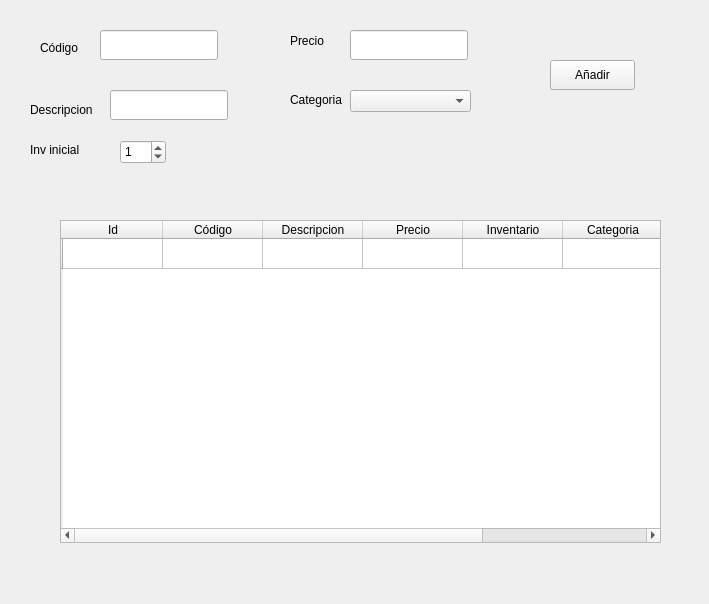
<?xml version="1.0" encoding="UTF-8"?>
<ui version="4.0">
 <class>interfazProductosNew</class>
 <widget class="QWidget" name="interfazProductosNew">
  <property name="geometry">
   <rect>
    <x>0</x>
    <y>0</y>
    <width>709</width>
    <height>604</height>
   </rect>
  </property>
  <property name="minimumSize">
   <size>
    <width>709</width>
    <height>604</height>
   </size>
  </property>
  <property name="maximumSize">
   <size>
    <width>709</width>
    <height>604</height>
   </size>
  </property>
  <property name="windowTitle">
   <string>Productos</string>
  </property>
  <widget class="QLineEdit" name="lineEdit_Codigo">
   <property name="geometry">
    <rect>
     <x>100</x>
     <y>30</y>
     <width>118</width>
     <height>30</height>
    </rect>
   </property>
   <property name="sizePolicy">
    <sizepolicy hsizetype="Maximum" vsizetype="Maximum">
     <horstretch>0</horstretch>
     <verstretch>0</verstretch>
    </sizepolicy>
   </property>
  </widget>
  <widget class="QLabel" name="label_codigo">
   <property name="geometry">
    <rect>
     <x>40</x>
     <y>40</y>
     <width>51</width>
     <height>16</height>
    </rect>
   </property>
   <property name="sizePolicy">
    <sizepolicy hsizetype="Minimum" vsizetype="Maximum">
     <horstretch>0</horstretch>
     <verstretch>0</verstretch>
    </sizepolicy>
   </property>
   <property name="text">
    <string>Código</string>
   </property>
  </widget>
  <widget class="QLabel" name="label_precio">
   <property name="geometry">
    <rect>
     <x>290</x>
     <y>30</y>
     <width>51</width>
     <height>21</height>
    </rect>
   </property>
   <property name="text">
    <string>Precio</string>
   </property>
  </widget>
  <widget class="QLineEdit" name="lineEdit_descripcion">
   <property name="geometry">
    <rect>
     <x>110</x>
     <y>90</y>
     <width>118</width>
     <height>30</height>
    </rect>
   </property>
   <property name="sizePolicy">
    <sizepolicy hsizetype="Maximum" vsizetype="Fixed">
     <horstretch>0</horstretch>
     <verstretch>0</verstretch>
    </sizepolicy>
   </property>
  </widget>
  <widget class="QPushButton" name="btnAdd">
   <property name="geometry">
    <rect>
     <x>550</x>
     <y>60</y>
     <width>85</width>
     <height>30</height>
    </rect>
   </property>
   <property name="sizePolicy">
    <sizepolicy hsizetype="Fixed" vsizetype="Fixed">
     <horstretch>0</horstretch>
     <verstretch>0</verstretch>
    </sizepolicy>
   </property>
   <property name="text">
    <string>Añadir</string>
   </property>
  </widget>
  <widget class="QLabel" name="laberl_descripcion">
   <property name="geometry">
    <rect>
     <x>30</x>
     <y>100</y>
     <width>81</width>
     <height>20</height>
    </rect>
   </property>
   <property name="sizePolicy">
    <sizepolicy hsizetype="Minimum" vsizetype="Preferred">
     <horstretch>0</horstretch>
     <verstretch>0</verstretch>
    </sizepolicy>
   </property>
   <property name="text">
    <string>Descripcion</string>
   </property>
  </widget>
  <widget class="QLineEdit" name="lineEdit_Precio">
   <property name="geometry">
    <rect>
     <x>350</x>
     <y>30</y>
     <width>118</width>
     <height>30</height>
    </rect>
   </property>
   <property name="sizePolicy">
    <sizepolicy hsizetype="Maximum" vsizetype="Maximum">
     <horstretch>0</horstretch>
     <verstretch>0</verstretch>
    </sizepolicy>
   </property>
  </widget>
  <widget class="QTableWidget" name="tableWidget">
   <property name="geometry">
    <rect>
     <x>60</x>
     <y>220</y>
     <width>601</width>
     <height>323</height>
    </rect>
   </property>
   <property name="sizePolicy">
    <sizepolicy hsizetype="Maximum" vsizetype="Minimum">
     <horstretch>0</horstretch>
     <verstretch>0</verstretch>
    </sizepolicy>
   </property>
   <property name="minimumSize">
    <size>
     <width>500</width>
     <height>0</height>
    </size>
   </property>
   <property name="maximumSize">
    <size>
     <width>16777215</width>
     <height>16777215</height>
    </size>
   </property>
   <property name="styleSheet">
    <string notr="true"/>
   </property>
   <row>
    <property name="text">
     <string/>
    </property>
   </row>
   <column>
    <property name="text">
     <string>Id</string>
    </property>
    <property name="whatsThis">
     <string/>
    </property>
    <property name="textAlignment">
     <set>AlignCenter</set>
    </property>
   </column>
   <column>
    <property name="text">
     <string>Código</string>
    </property>
   </column>
   <column>
    <property name="text">
     <string>Descripcion</string>
    </property>
   </column>
   <column>
    <property name="text">
     <string>Precio</string>
    </property>
   </column>
   <column>
    <property name="text">
     <string>Inventario</string>
    </property>
   </column>
   <column>
    <property name="text">
     <string>Categoria</string>
    </property>
   </column>
   <column>
    <property name="text">
     <string>Opciones</string>
    </property>
   </column>
   <item row="0" column="1">
    <property name="text">
     <string/>
    </property>
    <property name="textAlignment">
     <set>AlignCenter</set>
    </property>
   </item>
   <item row="0" column="2">
    <property name="text">
     <string/>
    </property>
   </item>
  </widget>
  <widget class="QLabel" name="laberl_invInit">
   <property name="geometry">
    <rect>
     <x>30</x>
     <y>140</y>
     <width>81</width>
     <height>20</height>
    </rect>
   </property>
   <property name="sizePolicy">
    <sizepolicy hsizetype="Minimum" vsizetype="Preferred">
     <horstretch>0</horstretch>
     <verstretch>0</verstretch>
    </sizepolicy>
   </property>
   <property name="text">
    <string>Inv inicial</string>
   </property>
  </widget>
  <widget class="QLabel" name="laberl_idCategoria">
   <property name="geometry">
    <rect>
     <x>290</x>
     <y>90</y>
     <width>81</width>
     <height>20</height>
    </rect>
   </property>
   <property name="sizePolicy">
    <sizepolicy hsizetype="Minimum" vsizetype="Preferred">
     <horstretch>0</horstretch>
     <verstretch>0</verstretch>
    </sizepolicy>
   </property>
   <property name="text">
    <string>Categoria</string>
   </property>
  </widget>
  <widget class="QComboBox" name="comboBox_categoria">
   <property name="geometry">
    <rect>
     <x>350</x>
     <y>90</y>
     <width>121</width>
     <height>22</height>
    </rect>
   </property>
  </widget>
  <widget class="QSpinBox" name="spinBox_invInit">
   <property name="geometry">
    <rect>
     <x>120</x>
     <y>140</y>
     <width>46</width>
     <height>24</height>
    </rect>
   </property>
   <property name="value">
    <number>1</number>
   </property>
  </widget>
 </widget>
 <resources/>
 <connections/>
</ui>
